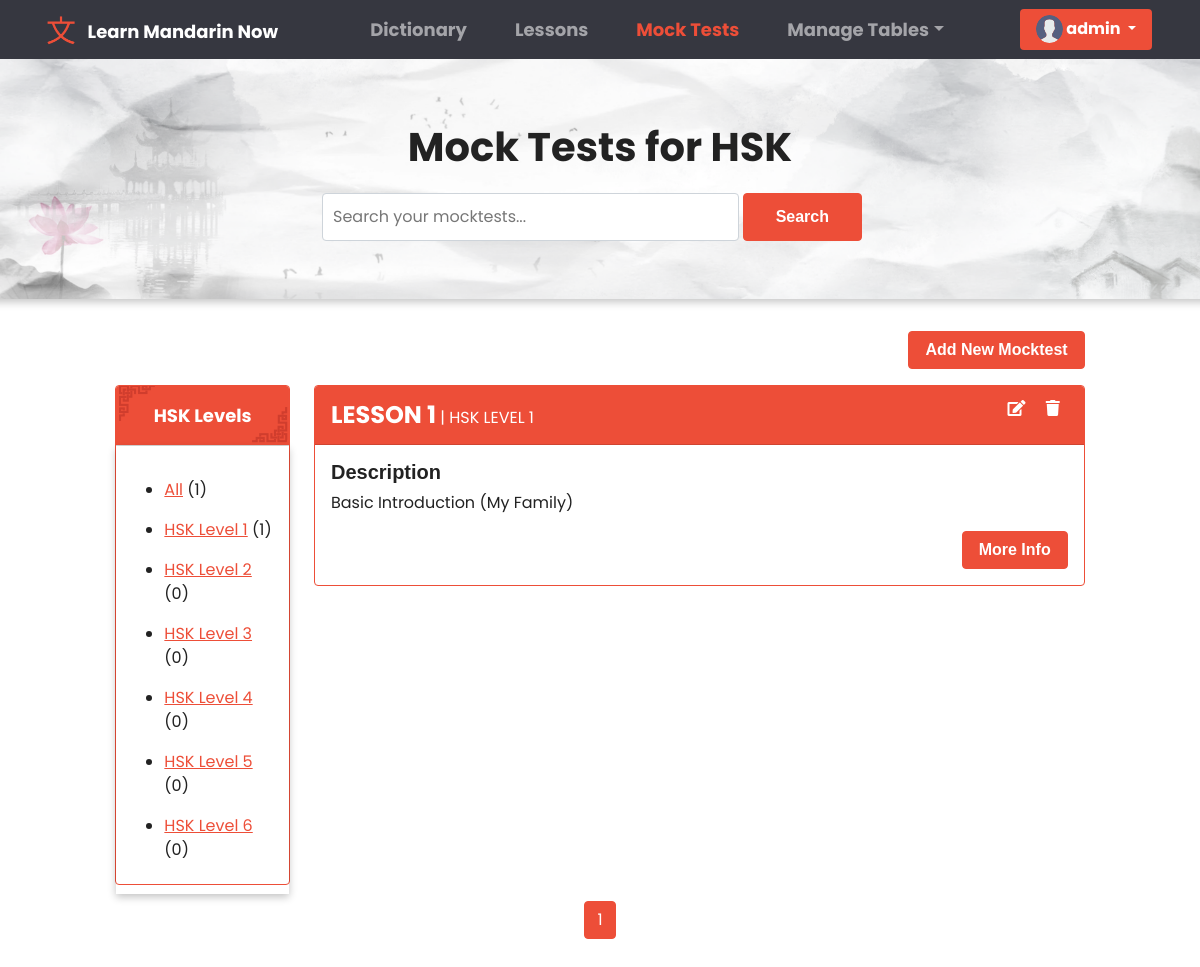
Screenshot of /mocktest/ (signed in) with the database file from the repository.
### base/models.py (models this page shows, shortened)
class User(AbstractUser):
    fname = models.CharField(max_length=200, null=True)
    lname = models.CharField(max_length=200, null=True)
    email = models.EmailField(unique = True, null=True)
    bio = models.TextField(null=True)
    avatar = models.ImageField(null=True, default="avatar.svg")
    REQUIRED_FIELDS = []
    class Meta:
        ordering = ['username']

class HskLevel(models.Model):
    level = models.CharField(max_length=200)
    def __str__(self):
        return self.level
    class Meta:
        ordering = ['level']

class MockTest(models.Model):
    hsklevel = models.ForeignKey(HskLevel, on_delete=models.SET_NULL, null=True, verbose_name = "HSK Level")
    title = models.CharField(max_length=120, null=True, blank=True)
    description = models.TextField(null=True, blank=True)
    questions = models.TextField(null=True, blank=True)
    updated = models.DateTimeField(auto_now=True)
    created = models.DateTimeField(auto_now_add=True)
    class Meta:
        ordering = ['-updated', '-created']

### base/views.py (the view, shortened to what this page needs)
# urls.py: path('mocktest/', views.MockTestPage, name = 'mocktest'),
@login_required(login_url='anonymous')
def MockTestPage(request):
    search =  request.GET.get('search') if request.GET.get('search') != None else ''
    levels = HskLevel.objects.all()
    all_result = MockTest.objects.all()
    mocktest = MockTest.objects.filter(
        Q(title__icontains = search) |
        Q(description__icontains = search) |
        Q(hsklevel__level__icontains = search)
        )
    p = Paginator(mocktest, 6)
    page = request.GET.get('page')
    mocktests = p.get_page(page)
    context = {
        'mocktests' : mocktests,
        'all_result' : all_result,
        'hsklevels' : levels,
    }
    return render(request, 'mocktest.html', context)

### templates/mocktest.html (shortened to what this page needs)
{% extends "main.html" %} {% block content %} {% load static %}
<link rel="stylesheet" href="{% static 'css/dictionary.css' %}" />
<link rel="stylesheet" href="{% static 'css/table.css' %}" />
<div class="container-fluid px-3 py-3 forRemovingMargin">
  <div class="row  justify-content-center" id="dictionary_header">
    <div class="col col-lg-6">
      <p class="dictionary_text">Mock Tests for HSK</p>
      <form class="d-flex sm-1" action="" method="GET">
        <input
          class="form-control me-sm-1 input_searchD"
          type="search"
          placeholder="Search your mocktests..."
          name="search"
        />
        <button class="btn btn-primary my-2 my-sm-0 search_btn" type="submit">
          Search
        </button>
      </form>
    </div>
  </div>
{% if request.user.is_authenticated and request.user.is_staff %}
<div class="row mb-3 justify-content-center px-3">
  <div class="col col-lg-10">
    <a
      href="{% url 'superuser-add-mocktest' %}"
      class="btn btn-primary"
      style="float: right"
    >
      Add New Mocktest
    </a>
  </div>
</div>
{% endif %}
<div class="row justify-content-center  px-3">
  <div class="col col-lg-2 col-md-4 d-lg-block d-sm-none d-md-block d-none">
    <div class="card border-primary" style="height: 500px">
      <div class="card-header" id="card_header">
        <strong style="font-size: large">HSK Levels</strong>
      </div>
      <div class="card-body for_shadow">
        <ul>
            <li class="my-3">
              <a href="{% url 'mocktest' %}">All</a>
              ({{all_result.count}})
            </li>
            {% for hsklevel in hsklevels %}
            <li class="my-3">
              <a href="{% url 'mocktest' %}?search={{hsklevel.level}}&page=1"
                >{{ hsklevel.level }}</a
              >
              ({{hsklevel.mocktest_set.all.count}})
            </li>
            {% endfor %}
          </ul>
      </div>
    </div>
  </div>
  <div class="col col-lg-8 col-md-8">
   {% for mocktest in mocktests %}
    <div class="card border-primary mb-3">
      <div class="card-header card_head_def" id="card_subhead">
        <strong style="font-size: x-large">{{mocktest.title}}</strong> |
        <span class="text-uppercase">{{ mocktest.hsklevel }}</span>
        {%if request.user.is_authenticated and request.user.is_staff%}
        <div style="float: right">
          <a href="{% url 'superuser-edit-mocktest' mocktest.id %}"
            ><i class="fas fa-edit mx-2 sub_headIcon"></i
          ></a>
          <a href="#" onclick="showDeleteModal('modal_mocktest', '{{mocktest.id}}')"
            ><i class="fas fa-trash mx-2 sub_headIcon"></i
          ></a>
        </div>
        {% endif %}
      </div>
      <div class="card-body">
        <h5 class="card-title">Description</h5>
        <p class="card-text">
          {{mocktest.description}}
        </p>
        <a
          href="{% url 'mocktest-details' mocktest.id %}"
          class="btn btn-primary"
          style="float: right; clear: after"
          >More Info</a
        >
      </div>
    </div>
    {% endfor %}
  </div>
</div>
<div class="row justify-content-center">
    <div class="col col-lg-6">
        <ul class="pagination justify-content-center">
          <div class="pagination px-3 py-3">
            {% for i in mocktests.paginator.page_range %}
            {% if mocktests.number == i %}
            <li class="page-item active"><a class="page-link" href="?page={{i}}">{{i}}</a></li>
            {% elif i > mocktests.number|add:'-3' and i < mocktests.number|add:'3' %}
            <li class="page-item"><a class="page-link" href="?page={{i}}">{{i}}</a></li>
            {% endif %}
            {% endfor %}
        </ul>
    </div>
  </div>
{% endblock content %}

### templates/navbar.html (shortened to what this page needs)
{% load static %}
<link rel="stylesheet" href="{% static 'css/navbar.css' %}" />
<nav class="navbar navbar-expand-lg navbar-dark" id="navbar_header">
  <div class="container-fluid">
    <img src="{% static 'images/navbar_logo.png' %}" id="navbar_logo">
    <a class="navbar-brand" href="{% url 'dictionary' %}" id="logo_text">Learn Mandarin Now</a>
    <div class="collapse navbar-collapse" id="navbarColor02">
      <ul class="navbar-nav me-auto navbar_menuChouce">
        <li class="nav-item">
          <a class="nav-link navigation_choices" href="{% url 'dictionary' %}"
             id="dictionary_page">Dictionary
          </a>
        </li>
        <li class="nav-item">
          <a class="nav-link navigation_choices" href="{% url 'lessons' %}" id="lesson_page">Lessons</a>
        </li>
        <li class="nav-item">
          <a class="nav-link navigation_choices" href="{% url 'mocktest' %}" id="mocktest_page">Mock Tests</a>
        </li>
        {% if request.user.is_authenticated and request.user.is_staff %}
        <li class="nav-item dropdown">
          <a
            class="nav-link dropdown-toggle navigation_choices"
            data-bs-toggle="dropdown"
            href="#"
            role="button"
            aria-haspopup="true"
            aria-expanded="false"
             id="Manage_table">Manage Tables</a
          >
        </li>
        {% endif %}
      </ul>
      <div class="d-flex">
        {% if request.user.is_authenticated %}
        <div class="dropdown">
          <button
            class="btn btn-primary dropdown-toggle button_profile" id="test"
            type="button"
            id="dropdownMenuButton1"
            data-bs-toggle="dropdown"
            aria-expanded="false"
          >
            <img
              class="rounded-circle"
              src="{{request.user.avatar.url}}"
              alt="profile"
              style="height: 1.7rem; width: 1.7rem; margin-bottom: 1px"
            />
            {{request.user.username}}
          </button>
        </div>
        {% endif %}
      </div>
    </div>
  </div>
</nav>

### static/css/navbar.css (style rules this page uses)
#test { font-family: 'Poppins', sans-serif; }
#navbar_header { background-color: #363740; padding-right: 3%; }
.navbar_menuChouce { margin: 0% auto; }
#navbar_logo { height: 4vh; margin-right: 1%; margin-left: 3%; width: auto; }
#logo_text { font-family: 'Poppins', sans-serif; text-transform: capitalize; }
.button_profile { border: none; }
.navigation_choices { font-family: 'Poppins', sans-serif; margin: 0% 1rem; }

### static/css/dictionary.css (style rules this page uses)
* { font-family: 'Poppins', sans-serif; }
html, body { max-width: 100%; overflow-x: hidden; }
.forRemovingMargin { padding-top: 0rem !important; padding-right: 0rem !important; padding-left: 0rem !important; }
#dictionary_header { height: 30vh; margin-bottom: 2rem; display: flex; align-items: center; justify-content: center; box-shadow: rgba(0, 0, 0, 0.24) 0px 3px 8px; background-image: url(../../static/images/dictionary_headerBg.png); background-position: bottom center; background-repeat: no-repeat; background-size: cover; border-radius: 5px; }
.dictionary_text { text-align: center; font-size: 5vh; font-family: 'Poppins', sans-serif; font-weight: bolder; }
.input_searchD { margin: 0 1rem; padding: .7rem 0; text-indent: 10px; }
.search_btn { padding: 0rem 2rem; margin-right: 2rem; }
#card_header { background-image: url(../../static/images/card_headerbg.png); background-position: bottom center; background-repeat: no-repeat; background-size: cover; color: #fff; padding: 1rem 0; text-align: center; }
.for_shadow { box-shadow: rgba(0, 0, 0, 0.24) 0px 3px 8px; }
.card_head_def { background-color: rgb(243, 242, 242); padding-top: .7rem; padding-bottom: .7rem; }
#card_subhead { background-color: #ED4E38; color: #fff; }
.sub_headIcon { color: #fff; }

### templates/main.html (style rules this page uses)
* { box-sizing: border-box; }
img { -webkit-user-drag: none; -khtml-user-drag: none; -moz-user-drag: none; -o-user-drag: none; object-fit: cover; }

### rows the page displays
User: user.avatar (placeholder picture), user.username "admin"
HskLevel: level "HSK Level 1", mocktest_set.all.count "1"
HskLevel: level "HSK Level 2", mocktest_set.all.count "0"
HskLevel: level "HSK Level 3", mocktest_set.all.count "0"
HskLevel: level "HSK Level 4", mocktest_set.all.count "0"
HskLevel: level "HSK Level 5", mocktest_set.all.count "0"
HskLevel: level "HSK Level 6", mocktest_set.all.count "0"
MockTest: title "LESSON 1", hsklevel "HSK LEVEL 1", description "Basic Introduction (My Family)"

### other values shown
{{ all_result.count }} "1"
{{ i }} "1"
